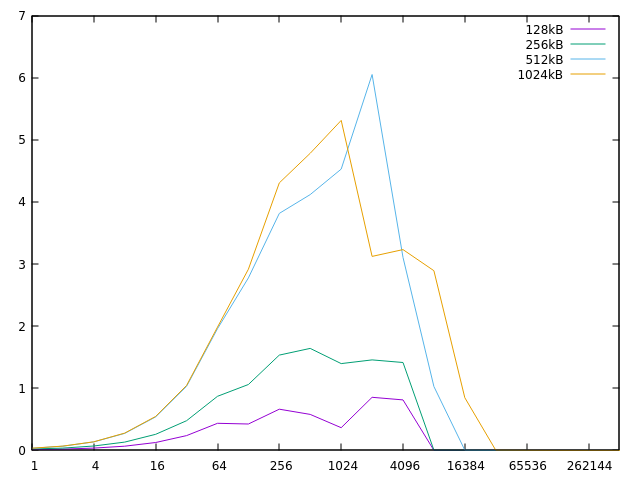

Reproduce this figure in gnuplot.
#!/usr/bin/gnuplot

set logscale x 2;
plot "cm1_plot.dat" using 1:2 with lines title "128kB",  \
     "cm1_plot.dat" using 1:3 with lines title "256kB", \
     "cm1_plot.dat" using 1:4 with lines title "512kB", \
     "cm1_plot.dat" using 1:5 with lines title "1024kB";

pause mouse
